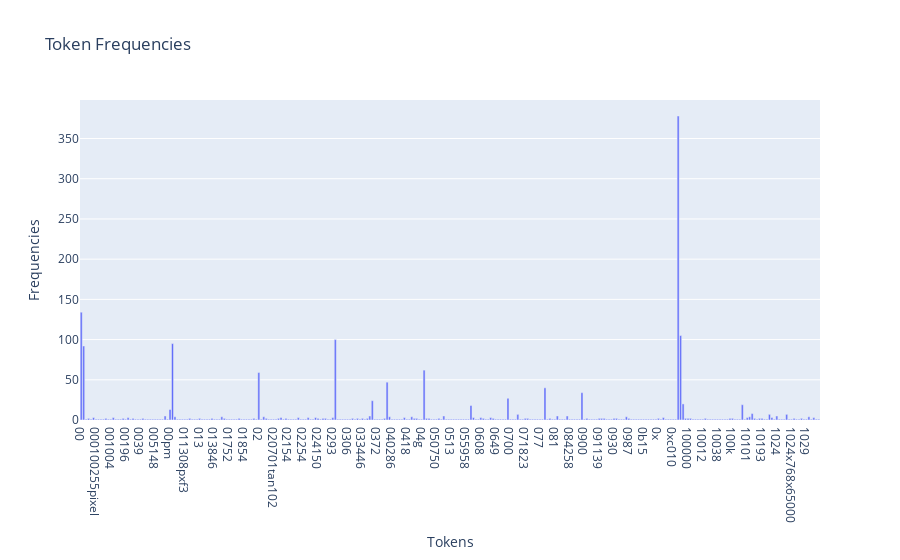

This figure's notebook cell:
### Markdown cell above
### >>> **Exercise 12 (take home):**
If you want a nicer interactive visualization here, I would encourage you try to install and use plotly to achieve this.

### Code cell
# Answer here
import plotly.express as px

g = px.bar(x=count_vect.get_feature_names_out()[:300], 
            y=term_frequencies[:300],title="Token Frequencies",labels = {"x":"Tokens","y":"Frequencies"})
g.show()

### Figure 1 — Plotly figure (JSON) as saved in the notebook; plotly's stock layout.template omitted (floating-point values rounded to 4 significant figures; data arrays with more than 128 entries replaced by an {"elided": "..."} marker saying what was removed)
{"data": [{"hovertemplate": "Tokens=%{x}<br>Frequencies=%{y}<extra></extra>", "legendgroup": "", "marker": {"color": "#636efa", "pattern": {"shape": ""}}, "name": "", "orientation": "v", "showlegend": false, "textposition": "auto", "type": "bar", "x": {"elided": "300 str values"}, "xaxis": "x", "y": {"elided": "300 int values"}, "yaxis": "y"}], "layout": {"barmode": "relative", "legend": {"tracegroupgap": 0}, "title": {"text": "Token Frequencies"}, "xaxis": {"anchor": "y", "domain": [0, 1], "title": {"text": "Tokens"}}, "yaxis": {"anchor": "x", "domain": [0, 1], "title": {"text": "Frequencies"}}}}
